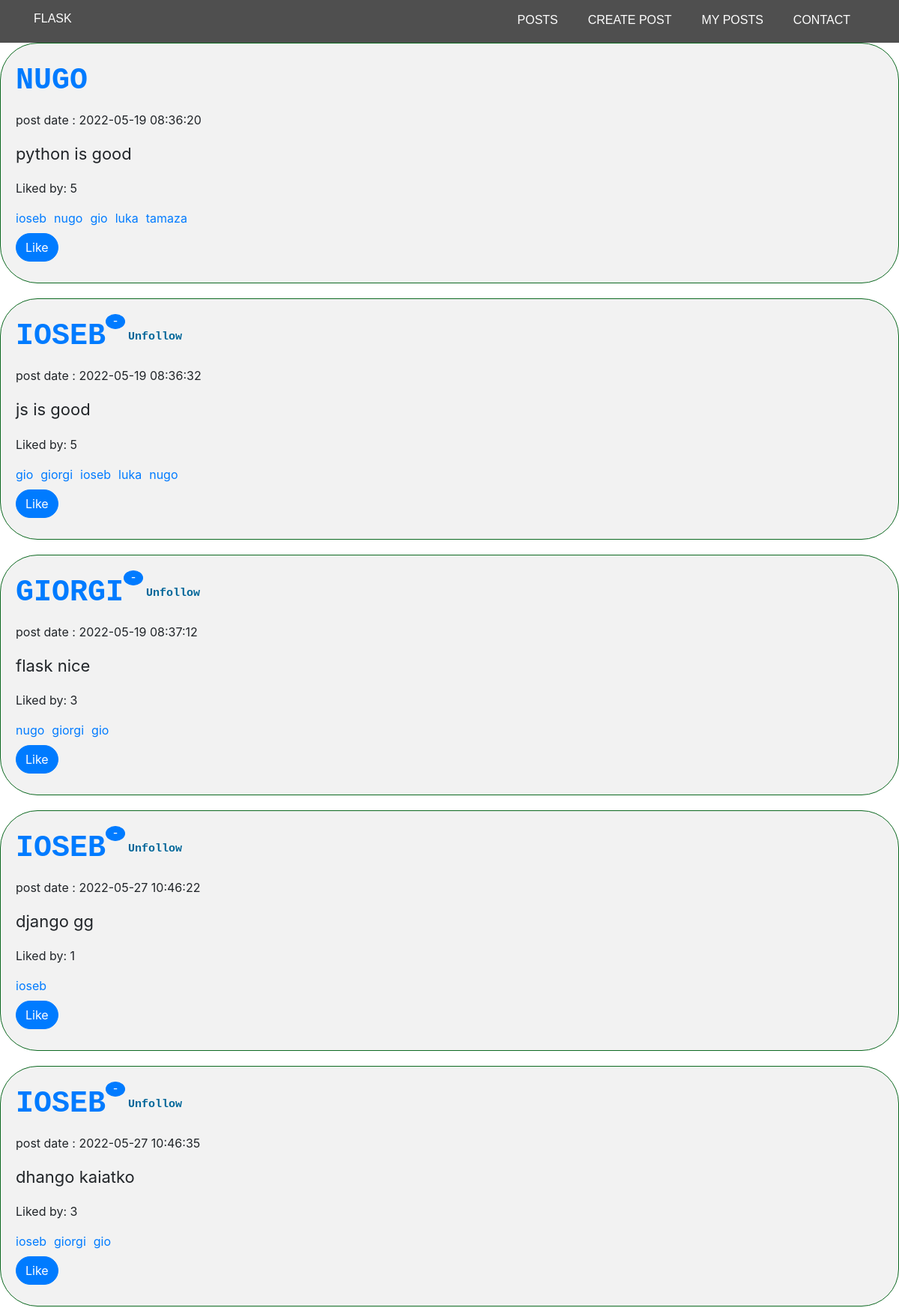
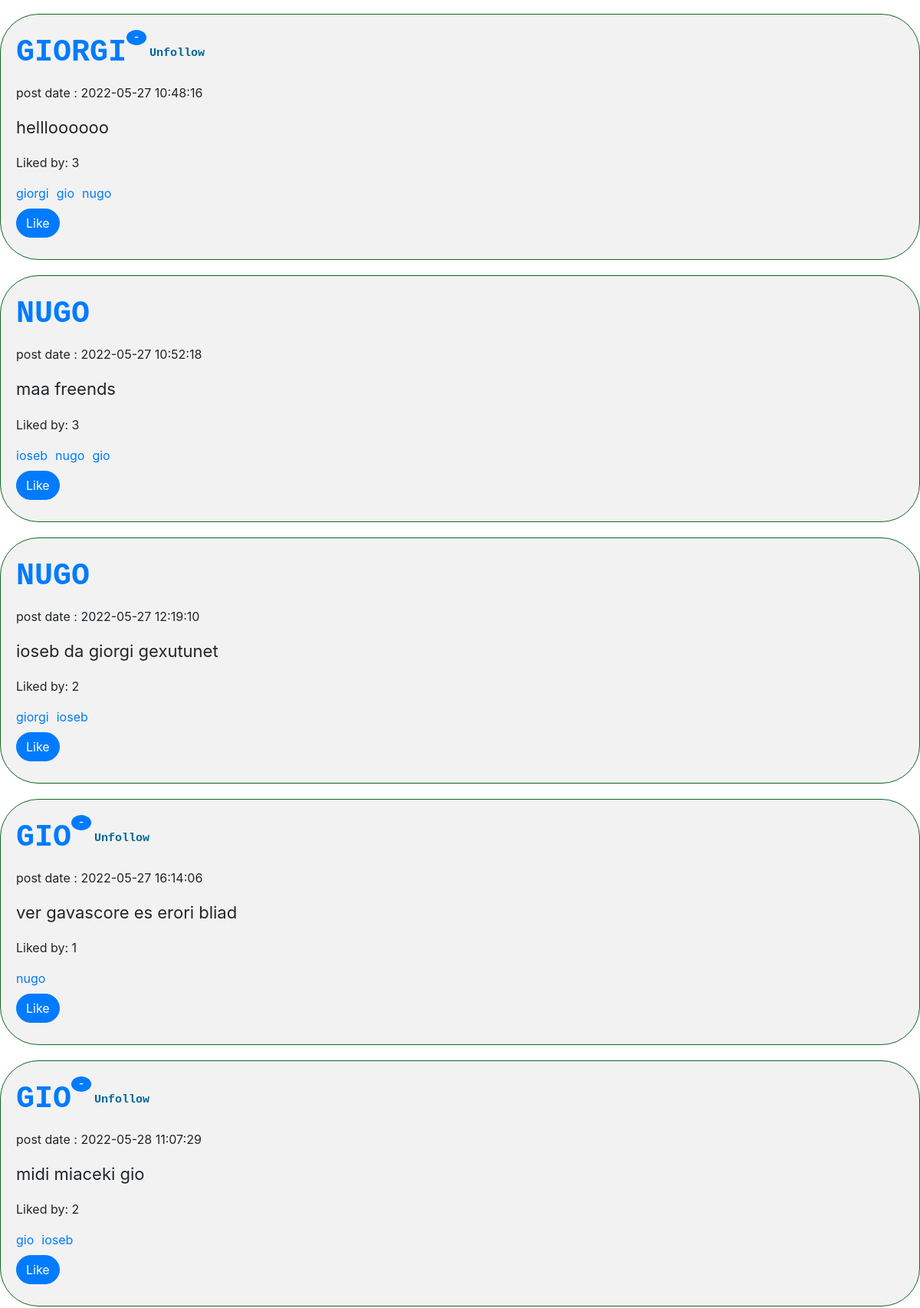
/admin_posts (signed in, upper part), run on the app's committed database (2 pictures, top to bottom).
### tables this page shows
CREATE TABLE user (Username TEXT, Userid INTEGER PRIMARY KEY, password TEXT);

CREATE TABLE posts 
            (postid INTEGER PRIMARY KEY, 
            post TEXT,
            userid INTEGER,
            post_date default current_timestamp,
            FOREIGN KEY(userid) REFERENCES user(Userid));

### main.py (the view)
@app.route('/admin_posts', methods=['GET', 'POST'])
def admin_posts():
    if request.method == 'POST':
        post_content = request.form['post_content']
        userid = request.form['userid']
        c.execute("select * from user where Userid = ?", (userid,))
        if userid.isdigit() and c.fetchone() is not None:
            c.execute("INSERT INTO posts (post, userid) VALUES (?, ?)", (post_content, userid))
            conn.commit()
            return redirect(url_for('posts'))
        else:
            return redirect(url_for('create_post'))
    else:
        if "username" not in session.keys():
            return redirect(url_for('login'))
        posts = []
        c.execute("SELECT * FROM posts")
        for row in c.fetchall():
            liked_by = []
            c.execute("SELECT userid FROM likes WHERE postid = ?", (row[0],))
            for user in c.fetchall():
                try:
                    c.execute("SELECT Username FROM user WHERE Userid = ?", (user[0],))
                    liked_by.append(c.fetchone()[0])
                except:
                    pass
            c.execute("SELECT username FROM user WHERE Userid = ?", (row[2],))
            posts.append({'postid': row[0], 'liked_by': liked_by, 'post': row[1], 'userid': row[2], 'post_date': row[3], 'username': c.fetchone()[0]})
        user = session['username']
        return render_template('posts.htm', posts=posts, user=user)

### templates/posts.htm (shortened to what this page needs)
<!DOCTYPE html>
<html lang="en">
<head>
    <link rel="stylesheet" href="https://cdn.jsdelivr.net/npm/bootstrap@4.3.1/dist/css/bootstrap.min.css">
    <link rel="stylesheet" href="{{ url_for('static', filename='css/style.css') }}">
</head>
<body>
    {% extends 'main.htm' %}
    {% block content %}
    {% if posts %}
    {% for i in range(posts |length) %}
        <div class="blog-post">
            <div class="blog-post-title">
                <a href="/posts/{{posts[i]['username']|lower}}">{{posts[i]["username"]|upper}}</a>
                {% if session["username"] != "admin" %}
                    {% if posts[i]['username']|lower != session["username"]|lower %}
                        <form action="/add-friend" method="post">
                            {% if posts[i]['already_friend'] == 0 %}
                            <input type="hidden" name="checkuserid" value="{{posts[i]['userid']}}">
                            <input type="hidden" name="add" value= "+" />
                            <button type="submit" class="btn btn-primary" style="width: 20px;height: 20px;display:flex;justify-content: center;align-items: center; border-radius: 50%;">+</button>
                            <p style="margin-left: 30px; font-size: 15px;">Follow</p>
                            {% else %}
                            <button type="submit" class="btn btn-primary" style="width: 20px;height: 20px;display:flex;justify-content: center;align-items: center; border-radius: 50%;">-</button>
                            <p style="margin-left: 30px; font-size: 15px;">Unfollow</p>
                            {% endif %}
                        </form>
                    {% endif %}
                {% endif %}
            </div>
            <div><p>post date : {{ posts[i]['post_date']}}</p></div>
            <div class="blog-post-body">
                <p>{{ posts[i]["post"] }}</p>
            </div>
            {% if posts[i]["liked_by"] %}
                <div class="liked-by">
                    <p>Liked by: <span class="liked">{{ posts[i]["liked_by"]|length }}</span></p>
                    <div class="liked_by">
                        {% for j in range(posts[i]["liked_by"]|length) %}
                        <a href="/posts/{{ posts[i]['liked_by'][j] }}" style="margin-bottom: 8px;">{{posts[i]["liked_by"][j]}}</a>
                        {% endfor %}
                    </div>
                </div>
            {% endif %}
            <form action="/like-post" method="post">
                <div class="form-row align-items-center">
                {% if posts[i]["liked_me"] %}
                    <input type = "hidden" name = "like_status" value = "unlike" />
                    <div class="col-auto">
                        <button type="submit" class="btn btn-primary mb-2" style="border-radius: 50px;background-color: rgb(233, 83, 83); border-color: rgb(233, 83, 83);">Unlike</button>
                    </div>
                {% else %}
                <div class="col-auto">
                    <button type="submit" class="btn btn-primary mb-2" style="border-radius: 50px;">Like</button>
                </div>
                {% endif %}
                </div>
              </form>
        </div>
    {% endfor %}
    {% else %}
        <p>No posts yet</p>
    {% endif %}
    {% endblock %}

### static/css/style.css (style rules this page uses)
.blog-post { padding: 20px; border-bottom: 2px solid #ececec; margin-bottom: 20px; border: 1px solid #0c6920; border-radius: 50px; background-color: #f2f2f2; }
.blog-post-title { color: #006699; font-size: 40px; font-family: 'Courier New', Courier, monospace; font-weight: bold; margin-bottom: 10px; display: flex; align-items: center: gap: 20px; }
.blog-post-body { font-size: 22px; line-height: 1.6; margin-bottom: 10px; }
.liked_by { display: flex; gap: 10px; }

### data on the page
user: Username "NUGO" "NUGO" "NUGO", Username "nugo" "nugo" "nugo" "nugo" "nugo" "nugo"
posts: post_date "2022-05-19 08:36:20", post "python is good"
user: Username "ioseb" "ioseb" "ioseb" "ioseb" "ioseb" "ioseb" "ioseb", Username "IOSEB" "IOSEB" "IOSEB"
user: Username "gio" "gio" "gio" "gio" "gio" "gio" "gio", Username "GIO" "GIO"
user: Username "luka" "luka"
user: Username "tamaza"
posts: post_date "2022-05-19 08:36:32", post "js is good"
user: Username "giorgi" "giorgi" "giorgi" "giorgi" "giorgi", Username "GIORGI" "GIORGI"
posts: post_date "2022-05-19 08:37:12", post "flask nice"
posts: post_date "2022-05-27 10:46:22", post "django gg"
posts: post_date "2022-05-27 10:46:35", post "dhango kaiatko"
posts: post_date "2022-05-27 10:48:16", post "hellloooooo"
posts: post_date "2022-05-27 10:52:18", post "maa freends"
posts: post_date "2022-05-27 12:19:10", post "ioseb da giorgi gexutunet"
posts: post_date "2022-05-27 16:14:06", post "ver gavascore es erori bliad"
posts: post_date "2022-05-28 11:07:29", post "midi miaceki gio"

### other printed values
{{ posts[i]["liked_by"]|length }} "5" "5" "3" "1" "3" "3" "3" "2" "1" "2"
